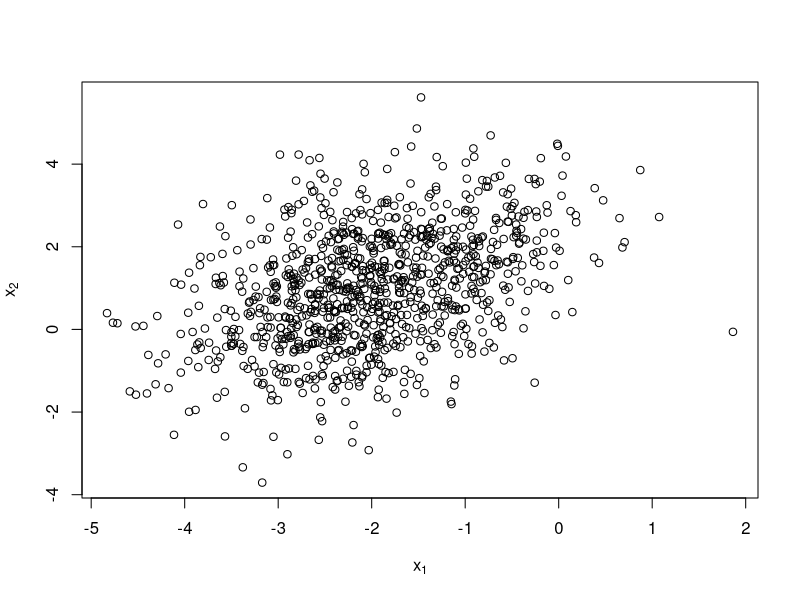
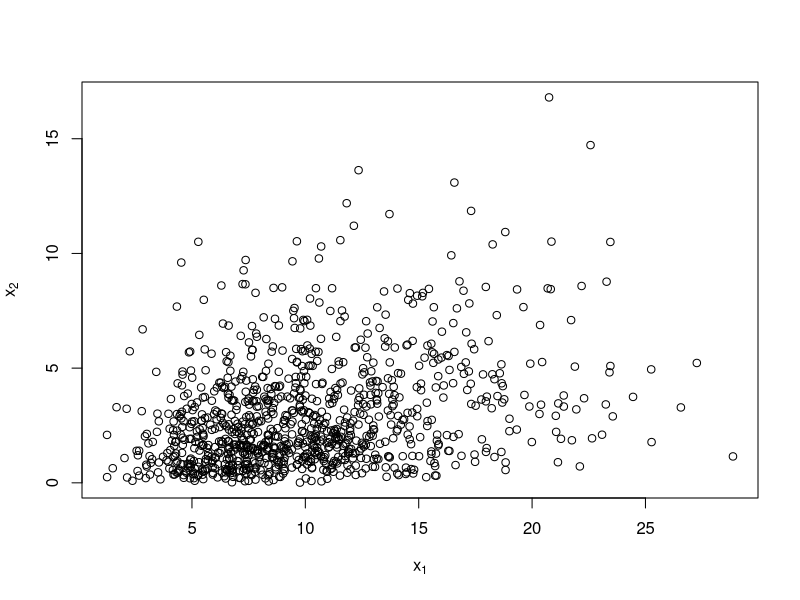

Write the R code that produced these figures, in order.
# Simulation Methods in Financial Engineering
# R ode for Lecture 5
# Jieli Shen


# 1. Simulation from multivariate Gaussian distribution
mu <- c(-2, 1)
Sigma <- array(c(1, 0.5, 0.5, 2), dim = c(2, 2))
L.prime <- chol(Sigma)
L <- t(L.prime)
z <- array(rnorm(2 * 1000), dim = c(1000, 2))
x <- t(apply(z, 1, function(x) mu + L %*% x))
plot(x[, 1], x[, 2], xlab = expression(x[1]), ylab = expression(x[2]))


# 2. Algorithm for Gaussian copula
#	Simulate z_1,...,z_p ~ N(0,1)
#	Set z^*=Az ~ N(0,Sigma) where Sigma=AA^t
#	For i=1,...,p, set u_i=Phi(z_i^*/sigma_i), then u_i~U(0,1); set x_i=F_i^{-1}(u_i), 
#	then x_i~F_i
x <- array(0, dim = c(1000, 2))
for (i in 1:1000) {
	z <- rnorm(2)
	z.star <- L %*% z
	u <- c(pnorm(z.star[1] / sqrt(Sigma[1, 1])), pnorm(z.star[2] / sqrt(Sigma[2, 2])))
	x[i, ] <- c(qchisq(u[1], df = 10), qchisq(u[2], df = 3))
}
plot(x[, 1], x[, 2], xlab = expression(x[1]), ylab = expression(x[2]))